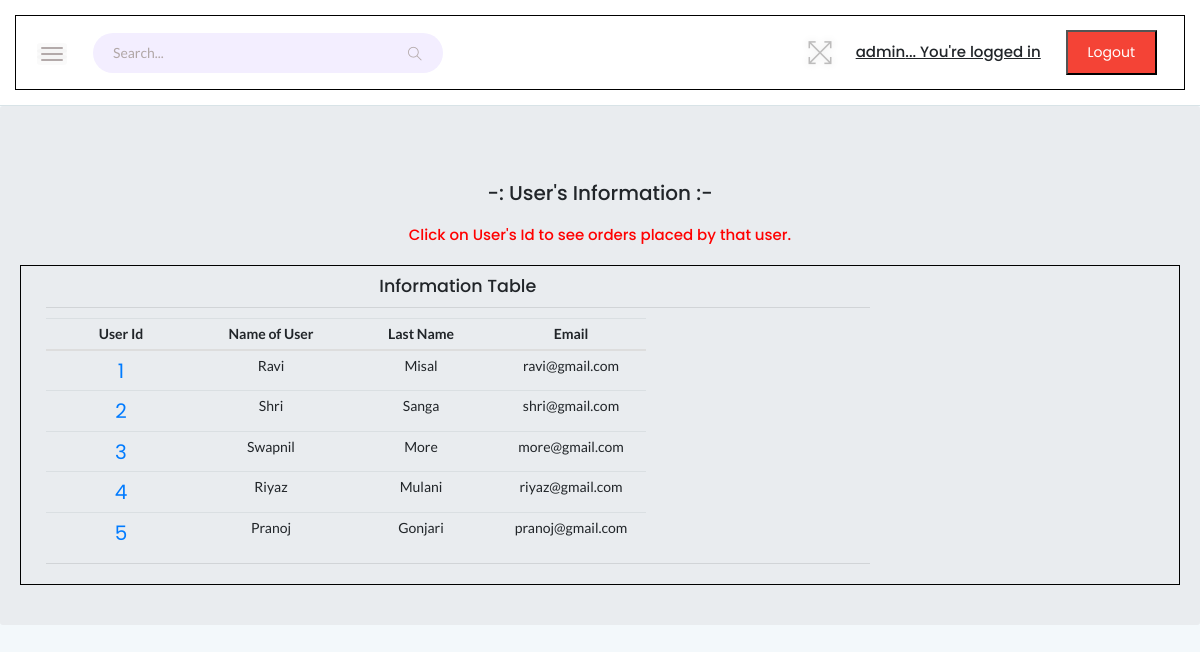
Screenshot of /admin/usersinfo.php (signed in) with the database file from the repository.
### tables this page shows
CREATE TABLE `user_info` (
  `user_id` int(10) NOT NULL,
  `first_name` varchar(100) NOT NULL,
  `last_name` varchar(100) NOT NULL,
  `email` varchar(300) NOT NULL,
  `password` varchar(300) NOT NULL,
  `mobile` varchar(10) NOT NULL,
  `address1` varchar(300) NOT NULL,
  `address2` varchar(11) NOT NULL
);

### admin/usersinfo.php (the view, shortened to what this page needs)
<?php
	require 'db.php';
?>
<!DOCTYPE HTML>
<html>
    <head>
       <link rel="stylesheet" href="style.css">
        <link rel="stylesheet" href="bootstrap-3.3.7-dist/css/bootstrap.css">
        <link rel="stylesheet" href="style.css">
    </head>
    <body>
    	<?php
    	include ('head.php');
    	?>
        <div class="jumbotron">
        	<h2 style="text-align: center;margin-top: 3%;">-: User's Information :-</h2><br>
            <div class="container-fluid">
           <h4 class="blink_me" style="color: red;">Click on User's Id to see orders placed by that user.</h4>
							 <br>
                <div class="row">
                    <div class="col-md-9" id="left"  >
                        <h3 > Information Table</h3>
                        <hr>
                        <table class="table table-responsive table-condensed">
                            <thead>
                                <tr>
                                	<th id="mystyle">User Id</th>
                                    <th id="mystyle">Name of User</th>
                                    <th id="mystyle">Last Name</th>
                                    <th id="mystyle">Email</th>
                                </tr>
                            </thead>
                            <tbody>
                            	<?php
									$sql = "SELECT * FROM `user_info`";
									$result = mysqli_query($con, $sql);
									while($row = mysqli_fetch_assoc($result)){
										echo "
											<tr>
												<td id='mystyle' style='font-size:20px;'><a href='orderofuser.php?p=$row[user_id]'>$row[user_id]</td></a>
												<td id='mystyle'>$row[first_name]</td>
												<td id='mystyle'>$row[last_name]</td>
												<td id='mystyle'>$row[email]</td>
											</tr>
										";
									}
								?>
                            </tbody>
                        </table>
                        <hr>
                    </div>
                </div>
            </div>
        </div>
    </body>
</html>

### admin/style.css (style rules this page uses)
.jumbotron { background: white; }
.row { padding: 10px; }

### admin/assets/css/typography.css (style rules this page uses)
body { font-size: 14px; font-family: 'Lato', sans-serif; }
h1, h2, h3, h4, h5, h6 { margin: 0; font-family: 'Poppins', sans-serif; }
a, a:visited { text-decoration: none; transition: all 0.3s ease-in-out; -webkit-transition: all 0.3s ease-in-out; -moz-transition: all 0.3s ease-in-out; -o-transition: all 0.3s ease-in-out; outline: 0; font-family: 'Poppins', sans-serif; }

### admin/assets/css/default-css.css (style rules this page uses)
* { margin: 0; padding: 0; box-sizing: border-box; }
*, *:before, *:after { -moz-box-sizing: border-box; -webkit-box-sizing: border-box; box-sizing: border-box; }
html { -webkit-font-smoothing: antialiased; }
body { background: #fff; font-weight: normal; -webkit-font-smoothing: antialiased; -webkit-text-size-adjust: 100%; }
:root { --primary-color: #4336FB; }

### admin/assets/css/styles.css (style rules this page uses)
table tr th { border-bottom: none; }
table tr th, table tr td { border-top: 1px solid rgba(120, 130, 140, 0.13) !important; }

### admin/usersinfo.php (style rules this page uses)
.jumbotron { background: white; }
.container-fluid { margin-left: 1%; }
.row { border: 1px solid black; }
td { text-align: center; margin-top: 5px; }
#mystyle { text-align: center; width: 150px; }
h4 { font-size: 30px; text-align: center; text-decoration: underline; }
h3 { text-align: center; }
.blink_me { animation: blinker 0.9s linear infinite; text-decoration: none; }

### rows the page displays
user_info: user_id "1", first_name "Ravi", last_name "Misal", email "ravi@gmail.com"
user_info: user_id "2", first_name "Shri", last_name "Sanga", email "shri@gmail.com"
user_info: user_id "3", first_name "Swapnil", last_name "More", email "more@gmail.com"
user_info: user_id "4", first_name "Riyaz", last_name "Mulani", email "riyaz@gmail.com"
user_info: user_id "5", first_name "Pranoj", last_name "Gonjari", email "pranoj@gmail.com"

### other values shown
$_SESSION['user_name'] "admin"
